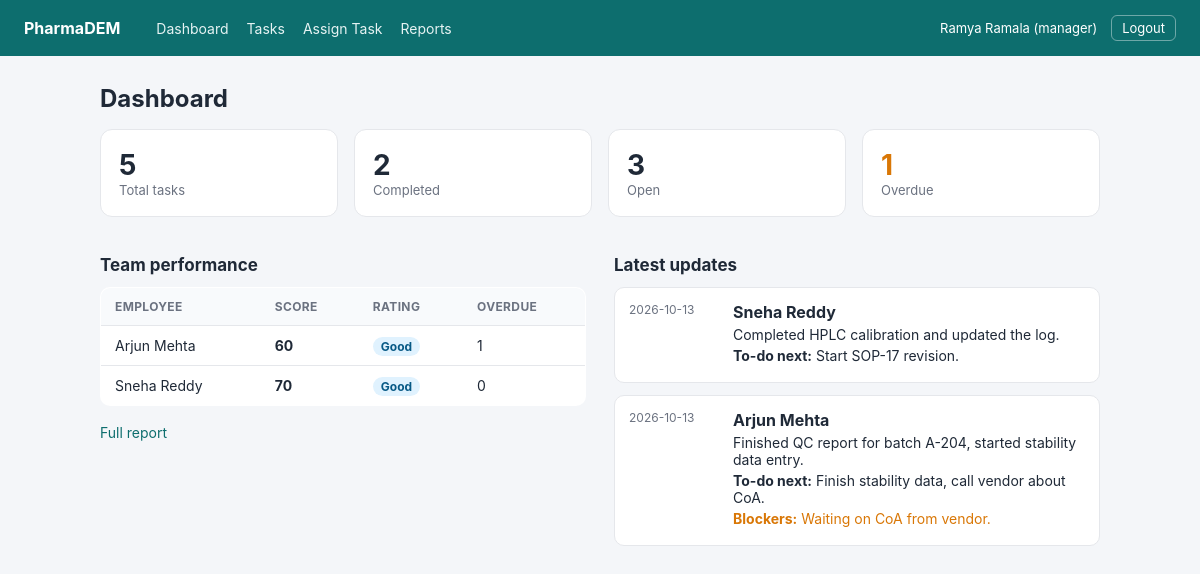
The page /index.php?r=manager/dashboard (signed in) on the database its author committed.
### tables this page shows
CREATE TABLE users (
  id            INT AUTO_INCREMENT PRIMARY KEY,
  name          VARCHAR(100)        NOT NULL,
  email         VARCHAR(150)        NOT NULL UNIQUE,
  password_hash VARCHAR(255)        NOT NULL,
  role          ENUM('manager','employee') NOT NULL DEFAULT 'employee',
  created_at    TIMESTAMP           NOT NULL DEFAULT CURRENT_TIMESTAMP
);

CREATE TABLE daily_updates (
  id           INT AUTO_INCREMENT PRIMARY KEY,
  user_id      INT  NOT NULL,
  update_date  DATE NOT NULL,
  work_summary TEXT NOT NULL,
  plan         TEXT,
  blockers     TEXT,
  created_at   TIMESTAMP NOT NULL DEFAULT CURRENT_TIMESTAMP,
  CONSTRAINT fk_update_user FOREIGN KEY (user_id) REFERENCES users(id) ON DELETE CASCADE,
  UNIQUE KEY uq_user_day (user_id, update_date)
);

### app/helpers.php (called while the page is built, shortened)
<?php
function esc(?string $value): string
{
    return htmlspecialchars($value ?? '', ENT_QUOTES, 'UTF-8');
}
function rating_css(string $rating): string
{
    return 'rating-' . str_replace(' ', '-', strtolower($rating));
}
function render(string $name, array $data = []): void
{
    extract($data);
    require __DIR__ . "/views/$name.php";
    require __DIR__ . '/views/layout.php';
}

### app/ManagerController.php (called while the page is built, shortened)
<?php
class ManagerController
{
    public static function dashboard(): void
    {
        render('manager_dashboard', [
            'title'       => 'Dashboard',
            'counts'      => Tasks::stats(),
            'updates'     => DailyUpdates::latest(),
            'performance' => Performance::report(),
        ]);
    }
}

### public/index.php (called while the page is built, shortened)
<?php
$routes = [
    'login'               => ['GET',  'AuthController', 'showLogin'],
    'login.submit'        => ['POST', 'AuthController', 'login'],
    'logout'              => ['GET',  'AuthController', 'logout'],
    'dashboard'           => ['GET',  'AuthController', 'dashboard'],
    'employee/dashboard'  => ['GET',  'EmployeeController', 'dashboard'],
    'employee/updates'    => ['GET',  'EmployeeController', 'updates'],
    'task/status'         => ['POST', 'EmployeeController', 'updateStatus'],
    'daily/save'          => ['POST', 'EmployeeController', 'saveUpdate'],
    'manager/dashboard'   => ['GET',  'ManagerController', 'dashboard'],
    'manager/tasks'       => ['GET',  'ManagerController', 'tasks'],
    'manager/task/new'    => ['GET',  'ManagerController', 'newTask'],
    'manager/task/create' => ['POST', 'ManagerController', 'createTask'],
    'manager/task/edit'   => ['GET',  'ManagerController', 'editTask'],
    'manager/task/update' => ['POST', 'ManagerController', 'updateTask'],
    'manager/task/delete' => ['POST', 'ManagerController', 'deleteTask'],
    'manager/reports'     => ['GET',  'ManagerController', 'reports'],
];
$route = $_GET['r'] ?? 'login';
[$httpMethod, $class, $action] = $routes[$route];
try {
    $class::$action();
} catch (PDOException $e) {
    error_log('DB error: ' . $e->getMessage());
    http_response_code(500);
    exit('Database error. Did you import sql/schema.sql and set the DB details in config.php?');
}

### app/Tasks.php (called while the page is built, shortened)
<?php
class Tasks
{
    public static function stats(): array
    {
        $sql = "SELECT
                    COUNT(*) AS total,
                    COALESCE(SUM(t.status = 'completed'), 0) AS completed,
                    COALESCE(SUM(t.status <> 'completed'), 0) AS open,
                    COALESCE(SUM(" . self::OVERDUE_COND . "), 0) AS overdue
                FROM tasks t";
        return array_map('intval', Database::connection()->query($sql)->fetch());
    }
}

### app/Database.php (called while the page is built)
<?php
class Database
{
    private static ?PDO $pdo = null;
    public static function connection(): PDO
    {
        if (self::$pdo === null) {
            $cfg = (require __DIR__ . '/../config.php')['db'];
            $dsn = sprintf(
                'mysql:host=%s;port=%s;dbname=%s;charset=%s',
                $cfg['host'], $cfg['port'], $cfg['name'], $cfg['charset']
            );
            self::$pdo = new PDO($dsn, $cfg['user'], $cfg['pass'], [
                PDO::ATTR_ERRMODE            => PDO::ERRMODE_EXCEPTION,
                PDO::ATTR_DEFAULT_FETCH_MODE => PDO::FETCH_ASSOC,
                PDO::ATTR_EMULATE_PREPARES   => false,
            ]);
            self::$pdo->exec("SET time_zone = '" . date('P') . "'");
        }
        return self::$pdo;
    }
}

### app/Performance.php (called while the page is built, shortened)
<?php
class Performance
{
    public static function report(): array
    {
        $sql = "SELECT u.id, u.name,
                       COUNT(t.id) AS total,
                       COALESCE(SUM(t.status = 'completed'), 0) AS completed,
                       COALESCE(SUM(" . Tasks::OVERDUE_COND . "), 0) AS overdue,
                       COALESCE(SUM(t.status = 'completed'
                                    AND (t.due_date IS NULL OR DATE(t.completed_at) <= t.due_date)), 0) AS on_time
                FROM users u
                LEFT JOIN tasks t ON t.assigned_to = u.id
                WHERE u.role = 'employee'
                GROUP BY u.id, u.name
                ORDER BY u.name";
        $result = [];
        foreach (Database::connection()->query($sql)->fetchAll() as $row) {
            $total     = (int) $row['total'];
            $completed = (int) $row['completed'];
            $onTime    = (int) $row['on_time'];
            $result[] = [
                'id'        => (int) $row['id'],
                'name'      => $row['name'],
                'total'     => $total,
                'completed' => $completed,
                'on_time'   => $onTime,
                'overdue'   => (int) $row['overdue'],
            ] + self::calculate($total, $completed, $onTime);
        }
        return $result;
    }
    public static function calculate(int $total, int $completed, int $onTime): array
    {
        $completionRate = $total > 0 ? $completed / $total : 0;
        $onTimeRate     = $completed > 0 ? $onTime / $completed : 0;
        $completionPoints = $completionRate * self::COMPLETION_WEIGHT;
        $onTimePoints     = $onTimeRate * self::ON_TIME_WEIGHT;
        $score            = (int) round($completionPoints + $onTimePoints);
        return [
            'completion_rate'   => (int) round($completionRate * 100),
            'completion_points' => round($completionPoints, 1),
            'on_time_points'    => round($onTimePoints, 1),
            'score'             => $score,
            'rating'            => self::ratingFor($score),
        ];
    }
    public static function ratingFor(int $score): string
    {
        if ($score >= 60) return 'Good';
        return 'Needs improvement';
    }
}

### app/DailyUpdates.php (called while the page is built, shortened)
<?php
class DailyUpdates
{
    public static function latest(int $limit = 10): array
    {
        $stmt = Database::connection()->prepare(
            'SELECT d.*, u.name AS employee_name
             FROM daily_updates d
             JOIN users u ON u.id = d.user_id
             ORDER BY d.update_date DESC, d.id DESC
             LIMIT ?'
        );
        $stmt->bindValue(1, $limit, PDO::PARAM_INT);
        $stmt->execute();
        return $stmt->fetchAll();
    }
}

### app/views/manager_dashboard.php (the view, shortened to what this page needs)
<h1>Dashboard</h1>
<div class="stats">
    <div class="stat"><div class="stat-num"><?= $counts['total'] ?></div><div class="stat-label">Total tasks</div></div>
    <div class="stat"><div class="stat-num"><?= $counts['completed'] ?></div><div class="stat-label">Completed</div></div>
    <div class="stat"><div class="stat-num"><?= $counts['open'] ?></div><div class="stat-label">Open</div></div>
    <div class="stat stat-warn"><div class="stat-num"><?= $counts['overdue'] ?></div><div class="stat-label">Overdue</div></div>
</div>
<div class="two-col">
    <section>
        <h2 class="section-head">Team performance</h2>
        <table class="table">
            <thead>
                <tr><th>Employee</th><th>Score</th><th>Rating</th><th>Overdue</th></tr>
            </thead>
            <tbody>
            <?php foreach ($performance as $p): ?>
                <tr>
                    <td><?= esc($p['name']) ?></td>
                    <td><strong><?= $p['score'] ?></strong></td>
                    <td><span class="rating <?= rating_css($p['rating']) ?>"><?= esc($p['rating']) ?></span></td>
                    <td><?= $p['overdue'] ?></td>
                </tr>
            <?php endforeach; ?>
            </tbody>
        </table>
        <p><a class="link" href="index.php?r=manager/reports">Full report</a></p>
    </section>
    <section>
        <h2 class="section-head">Latest updates</h2>
        <div class="update-list">
            <?php foreach ($updates as $u): ?>
                <article class="update-item">
                    <div class="update-date"><?= esc($u['update_date']) ?></div>
                    <div class="update-body">
                        <strong><?= esc($u['employee_name']) ?></strong>
                        <p><?= nl2br(esc($u['work_summary'])) ?></p>
                        <?php if ($u['plan']): ?>
                            <p><strong>To-do next:</strong> <?= nl2br(esc($u['plan'])) ?></p>
                        <?php endif; ?>
                        <?php if ($u['blockers']): ?>
                            <p class="blocker"><strong>Blockers:</strong> <?= nl2br(esc($u['blockers'])) ?></p>
                        <?php endif; ?>
                    </div>
                </article>
            <?php endforeach; ?>
        </div>
    </section>
</div>

### public/assets/style.css (style rules this page uses)
:root { --bg: #f4f6f9; --card: #ffffff; --ink: #1f2937; --muted: #6b7280; --line: #e5e7eb; --brand: #0d6e6e; --brand-dark: #0a5555; --danger: #dc2626; --warn: #d97706; }
* { box-sizing: border-box; }
body { margin: 0; font-family: -apple-system, Segoe UI, Roboto, Helvetica, Arial, sans-serif; background: var(--bg); color: var(--ink); }
a { color: var(--brand); text-decoration: none; }
h1 { font-size: 24px; margin: 0 0 16px; }
h2 { font-size: 17px; }
.section-head { margin: 28px 0 12px; }
.link { font-size: 14px; }
.stats { display: grid; grid-template-columns: repeat(4, 1fr); gap: 16px; margin-bottom: 8px; }
.stat { background: var(--card); border: 1px solid var(--line); border-radius: 12px; padding: 18px; }
.stat-num { font-size: 28px; font-weight: 700; }
.stat-label { color: var(--muted); font-size: 13px; }
.stat-warn .stat-num { color: var(--warn); }
.two-col { display: grid; grid-template-columns: 1fr 1fr; gap: 28px; margin-top: 10px; }
.table { width: 100%; border-collapse: collapse; background: var(--card); border: 1px solid var(--line); border-radius: 10px; overflow: hidden; }
.table th, .table td { text-align: left; padding: 11px 14px; border-bottom: 1px solid var(--line); font-size: 14px; }
.table th { background: #f8fafc; font-size: 12px; text-transform: uppercase; letter-spacing: .03em; color: var(--muted); }
.table tr:last-child td { border-bottom: 0; }
.rating { font-size: 12px; font-weight: 700; padding: 2px 8px; border-radius: 10px; }
.rating-good { background: #e0f2fe; color: #075985; }
.update-list { display: flex; flex-direction: column; gap: 12px; }
.update-item { display: flex; gap: 14px; background: var(--card); border: 1px solid var(--line); border-radius: 10px; padding: 14px; }
.update-date { font-size: 12px; color: var(--muted); min-width: 90px; }
.update-body p { margin: 4px 0; font-size: 14px; }
.blocker { color: var(--warn); }

### rows shown on the page
users: name "Arjun Mehta", score "60", rating "Good", overdue "1"
users: name "Sneha Reddy", score "70", rating "Good", overdue "0"
daily_updates: update_date "2026-10-13", user.name "Sneha Reddy", work_summary "Completed HPLC calibration and updated the log.", plan "Start SOP-17 revision."
daily_updates: update_date "2026-10-13", user.name "Arjun Mehta", work_summary "Finished QC report for batch A-204, started stability data entry.", plan "Finish stability data, call vendor about CoA.", blockers "Waiting on CoA from vendor."

### other values the page prints
$user['name'] "Ramya Ramala"
$user['role'] "manager"
$counts['total'] "5"
$counts['completed'] "2"
$counts['open'] "3"
$counts['overdue'] "1"
